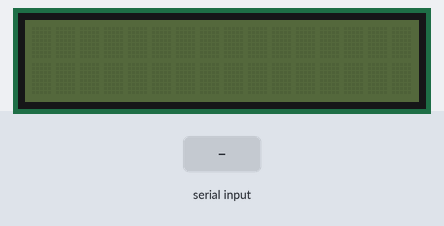
This program was run on a simulated ESP8266 board running MicroPython. On the bench: 16×2 character LCD. The test bench sets the inputs (shaded band). Library files of the repository ran but are not shown: esp8266_i2c_lcd.py; what the program prints to the serial console is not drawn.

Above: at 1.2 s.
1.3 s: "1" typed at the serial console, then Enter
At 2.2 s:
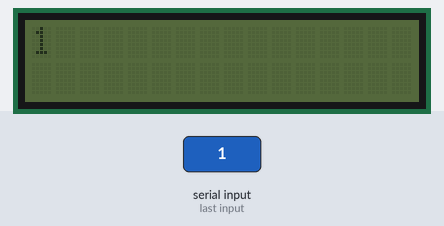
2.8 s: "0" typed at the serial console, then Enter
At 3.3 s:
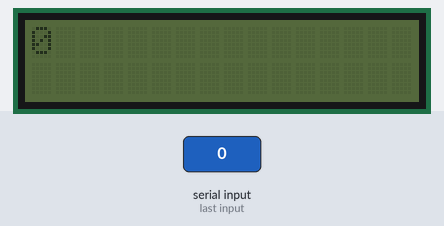
4.3 s: "2" typed at the serial console, then Enter
At 5.7 s:
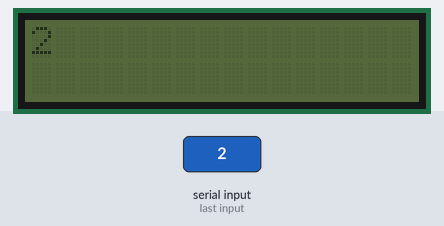
Timing chart, 0 to 7.3 s (numbered marks = the images above; inputs shaded):
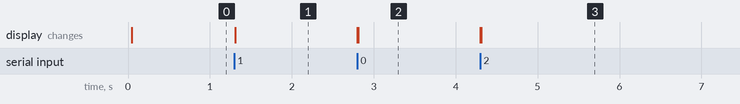

The program:

main.py
```python
from machine import I2C, Pin
from esp8266_i2c_lcd import I2cLcd

_init()

DEFAULT_I2C_ADDR = 0x3F

i2c = I2C(scl=Pin(5), sda=Pin(4), freq=400000)
lcd = I2cLcd(i2c, DEFAULT_I2C_ADDR, 2, 16)
lcd.backlight_on()

print("Enter text for LCD display (Ctrl+C to exit):")
print("(Use \\n for new line)")

while True:
    user_text = input("> ")
    lcd.clear()
    lcd.putstr(user_text)
    print("Display output: " + user_text)
```

init.py
```python
import uos, machine
from machine import Pin, PWM

def _init():
    ___pwmpins = [0,2,4,5,12,13,14,15]

    for pin in ___pwmpins:
        machine.PWM(machine.Pin(pin)).deinit()

    ___digitpins = [0,2,4,5,12,13,14,15,16]
    for pin in ___digitpins:
        Pin(pin, Pin.OUT).off()
        Pin(pin, Pin.IN)
```

boot.py
```python
# This file is executed on every boot (including wake-boot from deepsleep)
#import esp
#esp.osdebug(None)
import uos, machine
#uos.dupterm(None, 1) # disable REPL on UART(0)
import gc
#import webrepl
#webrepl.start()
gc.collect()
from init import _init
```

Measured:
- after the input at 1.3 s, the display: changes at once (image 1)
- after the input at 2.8 s, the display: first changes at once (image 2 shows a later state)
- after the input at 4.3 s, the display: first changes at once (image 3 shows a later state)
